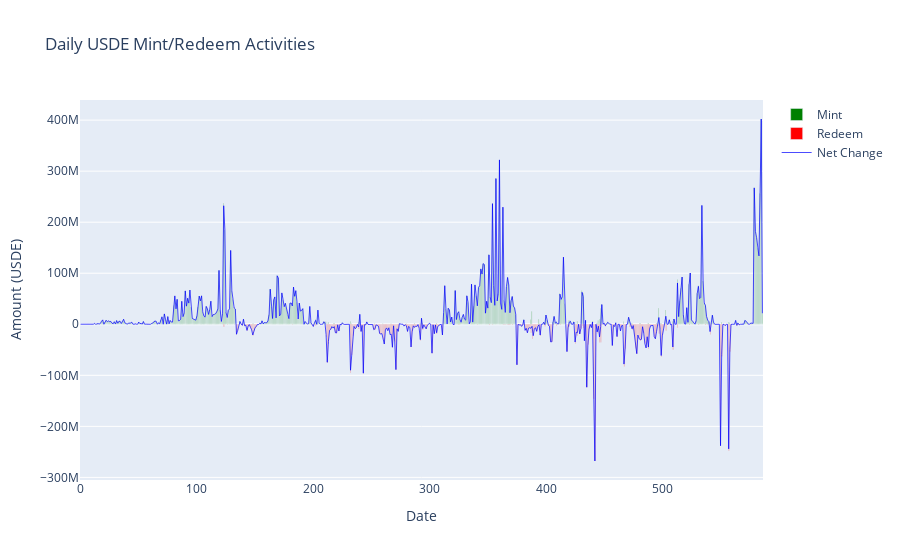

Notebook code for this chart:
### Markdown cell above
### Primary market
Mint and Redeem

### Code cell
query = """
WITH combined_events AS (
    SELECT
        contract_address,
        block_timestamp,
        benefactor,
        beneficiary,
        caller,
        collateral_asset,
        collateral_amount,
        event_type,
        CASE 
            WHEN event_type = 'mint' THEN usde_amount 
            ELSE -usde_amount 
        END as usde_amount
    FROM ethena_.usde_mint_redeem_v1_events

    UNION ALL

    SELECT 
        contract_address,
        block_timestamp,
        benefactor,
        beneficiary,
        caller,
        collateral_asset,
        collateral_amount,
        event_type,
        CASE 
            WHEN event_type = 'mint' THEN usde_amount 
            ELSE -usde_amount 
        END as usde_amount
    FROM ethena_.usde_mint_redeem_v2_events
),

daily_totals AS (
    SELECT 
        DATE(block_timestamp) as date,
        event_type,
        SUM(usde_amount) as usde_amount
    FROM combined_events
    GROUP BY DATE(block_timestamp), event_type
),

daily_pivot AS (
    SELECT 
        date,
        SUM(CASE WHEN event_type = 'mint' THEN usde_amount ELSE 0 END) as mint,
        SUM(CASE WHEN event_type = 'redeem' THEN usde_amount ELSE 0 END) as redeem,
        SUM(usde_amount) as net_change
    FROM daily_totals
    GROUP BY date
)

SELECT 
    date,
    mint / 1e18 as mint,
    redeem / 1e18 as redeem,
    net_change / 1e18 as net_change
FROM daily_pivot
ORDER BY date;
"""
df= pd.read_sql(query, engine)

# Create the plot
fig = go.Figure()

# Add mint bars
fig.add_trace(go.Bar(
    x=df.index,
    y=df['mint'],
    name='Mint',
    marker_color='green',
    # opacity=0.7
))

# Add redeem bars
fig.add_trace(go.Bar(
    x=df.index,
    y=df['redeem'],
    name='Redeem',
    marker_color='red',
    # opacity=0.7
))

# Add net change line
fig.add_trace(go.Scatter(
    x=df.index,
    y=df['net_change'],
    name='Net Change',
    mode='lines',
    line=dict(color='blue', width=1),
    # marker=dict(size=2),
    opacity=0.7
))

# Update layout
fig.update_layout(
    title='Daily USDE Mint/Redeem Activities',
    xaxis_title='Date',
    yaxis_title='Amount (USDE)',
    barmode='group',
    hovermode='x unified'
)

# Show the plot
fig.show()

### Figure 1 — Plotly figure (JSON) as saved in the notebook; plotly's stock layout.template omitted (floating-point values rounded to 4 significant figures; data arrays with more than 128 entries replaced by an {"elided": "..."} marker saying what was removed)
{"data": [{"marker": {"color": "green"}, "name": "Mint", "type": "bar", "x": {"elided": "587 int values"}, "y": {"elided": "587 float values"}}, {"marker": {"color": "red"}, "name": "Redeem", "type": "bar", "x": {"elided": "587 int values"}, "y": {"elided": "587 float values"}}, {"line": {"color": "blue", "width": 1}, "mode": "lines", "name": "Net Change", "opacity": 0.7, "type": "scatter", "x": {"elided": "587 int values"}, "y": {"elided": "587 float values"}}], "layout": {"barmode": "group", "hovermode": "x unified", "title": {"text": "Daily USDE Mint/Redeem Activities"}, "xaxis": {"title": {"text": "Date"}}, "yaxis": {"title": {"text": "Amount (USDE)"}}}}
